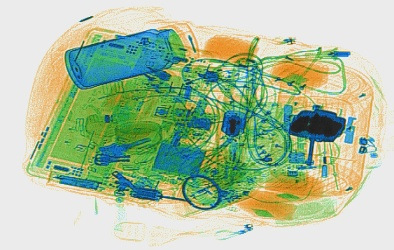
#> input picture input/test.jpg, 394 x 250 px
$ python main.py
#> lines starting #> are read from the running program, lines starting #| are printed output that depends on the picture; after the words box and inside, x2 and y2 are one past the last pixel; in counts of white or black regions, pixels touching at a corner belong together; long printed decimals are rounded
### util.py
import cv2
import numpy as np

# [22 lines left out: functions get_diff, get_hsv_mask, not called in this run]

# [24 lines of commented-out code are left out]

def get_sharp(img):
    kernel = np.array([[-1,-1,-1],
                   [-1, 9,-1],
                   [-1,-1,-1]])
    sharp = cv2.filter2D(img,-1,kernel)
    return sharp

# [37 lines of commented-out code are left out]

### scan.py
import numpy as np
import cv2
from IPython import embed
from util import get_sharp

def is_rectangle(mat, x, y, extend=10, allow_skip=1):
    if mat[x][y]==0:
        return False
    max_x, max_y = mat.shape
    x_count = 1
    # count = 0
    skip = allow_skip
    for i in range(x, x-extend, -1):
        if i<0 or mat[i][y]==0:

            if skip==0:
                x_count -= 1
                break
            skip -= 1
    x_count += 1
    skip = allow_skip
    for i in range(x, x+extend):
        if i>=max_x or mat[i][y]==0:

            if skip==0:
                x_count -= 1
                break
            skip -= 1
    y_count = 1
    skip = allow_skip
    for j in range(y, y-extend, -1):
        if j<0 or mat[x][j]==0:

            if skip==0:
                y_count -= 1
                break
            skip -= 1
    y_count += 1
    skip = allow_skip
    for j in range(y, y+extend):
        if j>=max_y or mat[x][j]==0:

            if skip==0:
                y_count -= 1
                break
            skip -= 1
    if x_count==1 and y_count==1:
        return True
    else:
        return False

# [35 lines left out: function is_rectangle_skip, not called in this run]

def scan(mat):
    points = []
    new_mat = np.zeros(mat.shape)
    m = mat.shape[0]
    n = mat.shape[1]
    for i in range(m):
        for j in range(n):
            if is_rectangle(mat, i, j, extend=15):
                # print("angle: ", i, j)
                points.append((i, j))
                new_mat[i][j]=255
    return new_mat, points

def points_to_rectangles(image, points):
    ans = []
    last_pix = last_piy = last_pjx = last_pjy = -1
    for i in range(len(points)):
        for j in range(i+1, len(points)):
            pix, piy = points[i]
            pjx, pjy = points[j]
            if pjx-pix>5 and pjy-piy>5 and image[pix, pjy] and image[pjx, piy]:
                # 这里给反回来，不知道为什么反正可以
                image[pix, pjy]=0
                image[pjx, piy]=0
                if (last_pix==pix and last_pjy==pjy) or (last_pjx==pjx and last_piy==piy) or (last_pix==last_pix and last_piy==piy) or (last_pjx==pjx and last_pjy==pjy):
                    continue
                last_piy=piy
                last_pix=pix
                last_pjx=pjx
                last_pjy=pjy
                ans.append([(piy, pix), (pjy, pjx)])

    return ans

# [34 lines of commented-out code are left out]

### gen_cn.py
import numpy as np
from PIL import ImageFont, ImageDraw, Image
import cv2
import os

## Make canvas and set the color
def gen_text_png(text, size, fill, out_dir="icons"):
    img = np.zeros((size, size*len(text),3),np.uint8)
    b,g,r,a = fill

    ## Use simsum.ttc to write Chinese.
    fontpath = r"fangzhengjunhei.ttf" # <== 这里是宋体路径
    # fontpath = r"fangzhengpixel16.ttf" # <== 这里是宋体路径
    # embed()
    font = ImageFont.truetype(fontpath, size=size, encoding="utf-8")
    img_pil = Image.fromarray(img)
    draw = ImageDraw.Draw(img_pil)
    draw.text((0, 0),  text, font = font, fill = fill)
    img = np.array(img_pil)

    ## Display
    # cv2.imshow("res", img);cv2.waitKey();cv2.destroyAllWindows()
    cv2.imwrite(os.path.join(out_dir, "%s.png"%text), img)

def gen_all_labels(labels, size=30, out_dir="icons", fill=(0,0,255,0)):
    for label in labels:
        gen_text_png(label, size=size, out_dir=out_dir, fill=fill)

### main.py
import cv2
import numpy as np
from scan import scan, points_to_rectangles
from util import get_sharp
from IPython import embed
import math
from PIL import ImageFont, ImageDraw, Image
from gen_cn import gen_all_labels
import logging

logging.basicConfig(level=logging.WARN, format='%(asctime)s - %(name)s - %(levelname)s - %(message)s')

def get_gray(img):
    gray = cv2.cvtColor(img, cv2.COLOR_BGR2GRAY)
    return gray

def get_abssub(img1, img2):
    return cv2.absdiff(img1, img2)

def detect_squares(abs_substract):
    sharp = get_sharp(abs_substract)
    gray = cv2.cvtColor(sharp, cv2.COLOR_BGR2GRAY)
    ret, gray_thresh = cv2.threshold(gray, thresh=60, maxval=255, type=cv2.THRESH_BINARY)
    cv2.imwrite("tmp/sharp_gray_thresh.jpg", gray_thresh)
    new_image, points = scan(gray_thresh)
    rects = points_to_rectangles(new_image, points)
    cv2.imwrite("tmp/vertex.jpg", new_image)
    return rects

def get_extent(img_gray):
    pass

def match_text(icon, target, threshold, redundent=5):
    # 检查模板图像是否比原始图像大
    if icon.shape[0] > target.shape[0] or icon.shape[1] > target.shape[1]:
        raise ValueError('Template image size must be smaller than source image size')
    # 使用模板匹配功能进行匹配
    result = cv2.matchTemplate(target, icon, cv2.TM_CCOEFF_NORMED)
    cv2.imwrite("tmp/text_recog.jpg", result * 255)
    logging.info("max recog:"+str(result.max()))
    # cv2.imshow("text_result", result)
    min_val, max_val, min_loc, max_loc = cv2.minMaxLoc(result)

    # 设置匹配的阈值，这里设为0.35
    threshold = threshold
    # 找到所有匹配的位置
    locations = np.where(result >= threshold)
    logging.info("raw text locations" + str(locations))
    new_locations = []
    temp_loc = [0, 0]
    other_loc = [0, 0]
    numOfloc = 1
    # 在原始图像上用矩形标注所有匹配的位置
    h = icon.shape[0]
    w = icon.shape[1]
    logging.info("max_val: " +  str(max_val))
    logging.info("threshold: " +  str(threshold))
    for other_loc in zip(*locations[::-1]):
        # logging.info(str(temp_loc)+'  '+str(other_loc))
        # if result[other_loc[0]][other_loc[1]]<threshold:
        #     continue
        if (temp_loc[0]+5<other_loc[0])or(temp_loc[1]+5<other_loc[1]):
            numOfloc = numOfloc + 1
            temp_loc = other_loc
            new_locations.append(other_loc)
            cv2.rectangle(img_mark, other_loc, (other_loc[0] + w, other_loc[1] + h), (255, 0, 0), 1)
    # embed()
    # print("new_locations:", new_locations)
    cv2.imwrite("tmp/all_texts.jpg", img_mark)
    logging.info("new text locations" + str(new_locations))
    return new_locations, result

def get_text_pos(name, icon, target, threshold):
    # 返回的是左上角的坐标
    icon_gray = get_gray(icon)
    cv2.imwrite("tmp/gray_icon.png",icon_gray)
    locations, result = match_text(icon=icon_gray, target=target, threshold=threshold)
    item_locs = {}
    scores = {}
    for i, loc in enumerate(locations):
        item_locs["%s_%d"%(name, i+1)] = loc
        scores["%s_%d"%(name, i+1)] = result[loc[1]][loc[0]]
    # embed()
    return item_locs, scores

def get_distance(start, target):
    return math.sqrt((target[0]-start[0])**2 + (target[1]-start[1])**2)

def match_rect_text(rect_locs, item_locs, item_height, scores):
    flags = [False] * len(rect_locs)
    min_distance = 10
    pairs = {}

    for i, (left_point, right) in enumerate(rect_locs):
        max_score = 0
        select = None
        select_point = None
        for name, loc in item_locs.items():
            if flags[i]:
                continue
            text_point = (loc[0], loc[1]+item_height)
            distance = get_distance(text_point, left_point)
            if distance<min_distance and scores[name]>max_score:
                print(distance)
                max_score = scores[name]
                select_point = [left_point, right]
                select = name
            # if distance<30 and score
        # print(name, select_point)
        # print(flags)
        if select_point is not None:
            pairs[select] = select_point

    return pairs


def draw_rects(imgname, rects):
    img = cv2.imread(imgname)
    for rect in rects:
        cv2.rectangle(img, rect[0], rect[1], (255,0,0), 1)
    cv2.imwrite("output/rects.jpg", img)

def draw_texts(imgname, item_locs):
    pass
    # [4 lines of commented-out code are left out]

def draw_text_rects(img, item_pairs, text_height, text_width=None, text="test"):
    font = ImageFont.truetype("simsun.ttf", size=16, encoding="utf-8")
    img_pil = Image.fromarray(img)
    draw = ImageDraw.Draw(img_pil)

    for name, rect in item_pairs.items():
        # cv2.rectangle(img, rect[0], rect[1], (255,0,0), 1)
        # cv2.putText(img,  text, (rect[0][0], rect[0][1]), cv2.FONT_HERSHEY_SIMPLEX, 0.5, (255,0,0), 1, cv2.LINE_AA)
        draw.text((rect[0][0], rect[0][1]-text_height), name, font = font, fill = (255,0,0))
    img = np.array(img_pil)
    for name, rect in item_pairs.items():
        cv2.rectangle(img, rect[0], rect[1], (255,0,0), 1)
    cv2.imwrite("output/generate.jpg", img)


# 读入文件
# orig_path = "input/复杂/2/_20220901084715808.jpg"
# mark_path = "input/复杂/2/_202209201084715808.jpg"
orig_path = "input/test.jpg"
mark_path = "input/test_mark.jpg"
img_orig = cv2.imread(orig_path)
#> img_orig is the input picture: shape (250, 394, 3); mean B, G, R 161.3, 193.8, 173.3
img_mark = cv2.imread(mark_path)
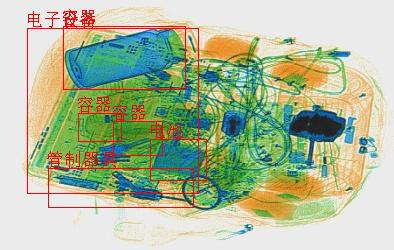
#> input picture input/test_mark.jpg, 394 x 250 px
#> img_mark is the input picture: shape (250, 394, 3); mean B, G, R 157.3, 188.2, 176.1

# 预处理
abs_substract = get_abssub(img_mark, img_orig)
sharp = get_sharp(abs_substract)
sharp_gray = get_gray(sharp)

# 找矩形框
rects = detect_squares(abs_substract)
#> in detect_squares, `ret, gray_thresh = cv2.threshold(gray, thresh=60, maxval=255, type=cv2..`:
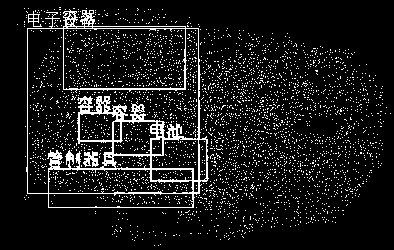
#> gray_thresh: shape (250, 394); 9.9% white in thin lines or dots
#> after the loop in scan, `for i in range(m):`: new_mat: shape (250, 394) float64; 0.08% white in thin lines or dots, all inside (x1, y1, x2, y2) = (27, 26, 208, 208)
#> the loop in points_to_rectangles, `for i in range(len(points)):` made 79 passes
# for rect in rects:
#         cv2.rectangle(img_orig, rect[0], rect[1], (0,0,255), 1)

# 生成labels
labels = ["电子设备","电池", "管制器具", "容器", "雨伞","压力容器","火种","食品"]
gen_all_labels(labels=labels, size=17, fill=(255,255,255,255))

# [6 lines of commented-out code are left out]


all_scores = {}
all_locations = {}
for label in labels:
    icon = cv2.imread("icons/%s.png"%label)
    locations, scores = get_text_pos(name=label, icon=icon, target=sharp_gray, threshold=0.35)
#> in match_text, `cv2.imwrite("tmp/text_recog.jpg", result * 255)`:
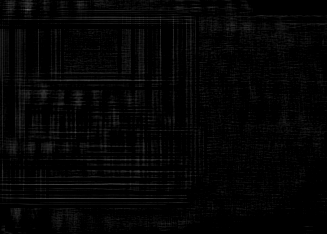
#> saved as text_recog.jpg: shape (234, 327); min 0, max 97, mean 4.8
#> the loop in match_text, `for other_loc in zip(*locations[::-1]): # logging.info(str(temp_loc)+'..` made 1 pass
#> other_loc on pass 1: (27, 9)
#> the loop in get_text_pos, `for i, loc in enumerate(locations):` made 1 pass
    # for label, loc in locations.items():
    all_scores.update(scores)
    all_locations.update(locations)

label = "容器"
icon = cv2.imread("icons/%s.png"%label)
locations, scores = get_text_pos(name=label, icon=icon, target=sharp_gray, threshold=0.35)
#> in match_text (call 9), `cv2.imwrite("tmp/text_recog.jpg", result * 255)`:
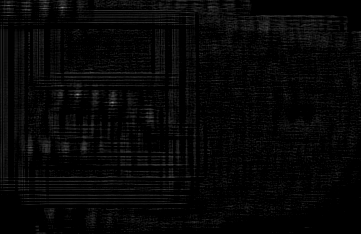
#> saved as text_recog.jpg: shape (234, 361); min 0, max 137, mean 6.5
#> the loop in match_text (call 9), `for other_loc in zip(*locations[::-1]): # logging.info(str(temp_loc)+'..` made 10 passes
#> other_loc on passes 1 to 10: (8, 5), (61, 7), (62, 7), (63, 7), (76, 94), (77, 94), (78, 94), (111, 102), (112, 102), (113, 102)
#> after the loop in match_text (call 9), `for other_loc in zip(*locations[::-1]):`:
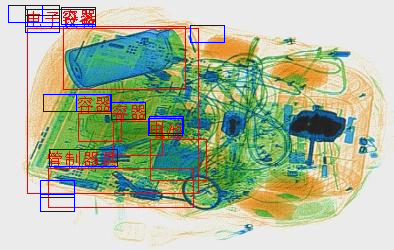
#> img_mark: shape (250, 394, 3); mean B, G, R 159, 185.5, 173.4
print("locations:",all_locations)
#> (printed output is left out)
print("scores:",all_scores)
#> (printed output is left out)


# 匹配文字和框
item_pairs = match_rect_text(rect_locs=rects, item_locs=all_locations, item_height=17, scores=all_scores)
#> the loop in match_rect_text, `for i, (left_point, right) in enumerate(rect_locs):` made 5 passes
#> (left_point, right) on passes 1 to 5: ((63, 26), (185, 89)), ((27, 28), (198, 193)), ((78, 112), (120, 140)), ((113, 121), (162, 154)), ((48, 168), (193, 207))
#| 2.828
#| 2.0
#| 2.828
#| 2.236
#| 2.828
#| 2.236

# [7 lines of commented-out code are left out]
cv2.imwrite("output/sharp.jpg", sharp)
cv2.imwrite("output/sharp_gray.jpg", sharp_gray)
print("rect locations:", rects)
#| rect locations: [[(63, 26), (185, 89)], [(27, 28), (198, 193)], [(78, 112), (120, 140)], [(113, 121), (162, 154)], [(48, 168), (193, 207)]]
print("text locations:", locations)
#| text locations: {'容器_1': (8, 5), '容器_2': (61, 7), '容器_3': (76, 94), '容器_4': (111, 102)}
print(item_pairs)
#| {'容器_2': [(63, 26), (185, 89)], '电池_1': [(27, 28), (198, 193)], '容器_3': [(78, 112), (120, 140)], '容器_4': [(113, 121), (162, 154)], '管制器具_1': [(48, 168), (193, 207)]}

draw_text_rects(img_orig, item_pairs=item_pairs, text_height=16)
#> the loop in draw_text_rects, `for name, rect in item_pairs.items():` made 5 passes
#> after the loop in draw_text_rects, `for name, rect in item_pairs.items():`:
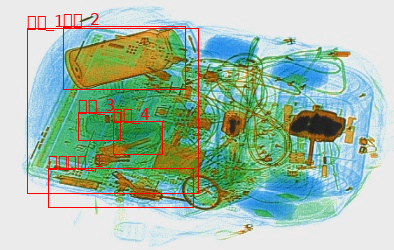
#> img: shape (250, 394, 3); mean R, G, B 164.1, 189.4, 169.7
draw_rects(orig_path, rects)
#> the loop in draw_rects, `for rect in rects:` made 5 passes
#> after the loop in draw_rects, `for rect in rects:`:
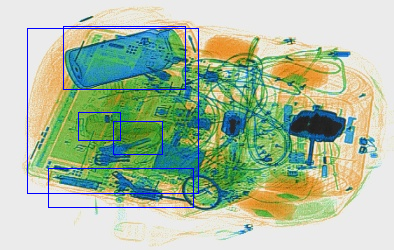
#> img: shape (250, 394, 3); 1.73% of pixels changed, all inside (x1, y1, x2, y2) = (27, 26, 199, 208)
draw_texts(orig_path, item_locs=locations)


# embed()
